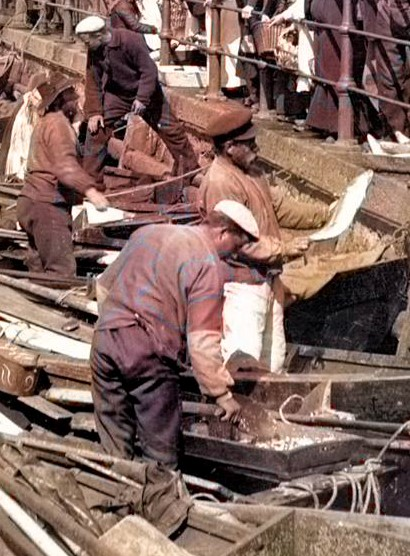
#> input picture H_Neural_Networks/assets/harbour.jpg, 410 x 556 px
$ jupyter execute Convolutions.ipynb
#> lines starting #> are read from the running program, lines starting #| are printed output that depends on the picture
[cell 1]
import numpy as np
from scipy import signal
from scipy import misc
from PIL import Image
from pathlib import Path
from matplotlib import pyplot as plt

[cell 2]
cd = Path.cwd()
fn = cd / "assets" / "harbour.jpg"
if fn.exists(): print(f'File {fn} located.')

ascent = np.array(Image.open(fn).convert('LA'))[:,:,0]
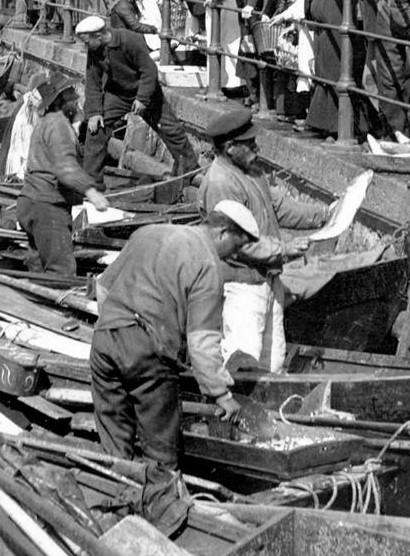
#> ascent: shape (556, 410); min 0, max 255, mean 110.4

scharr = np.array([[ -3-3j, 0-10j,  +3 -3j],
                   [-10+0j, 0+ 0j, +10 +0j],
                   [ -3+3j, 0+10j,  +3 +3j]]) # Gx + j*Gy
grad = signal.convolve2d(ascent, scharr, boundary='symm', mode='same')

[cell 3]
import matplotlib.pyplot as plt
fig, (ax_orig, ax_mag, ax_ang) = plt.subplots(3, 1, figsize=(6, 15))
ax_orig.imshow(ascent, cmap='gray')
ax_orig.set_title('Original')
ax_orig.set_axis_off()
ax_mag.imshow(np.absolute(grad), cmap='gray')
ax_mag.set_title('Gradient magnitude')
ax_mag.set_axis_off()
ax_ang.imshow(np.angle(grad), cmap='hsv') # hsv is cyclic, like angles
ax_ang.set_title('Gradient orientation')
ax_ang.set_axis_off()
fig.show()
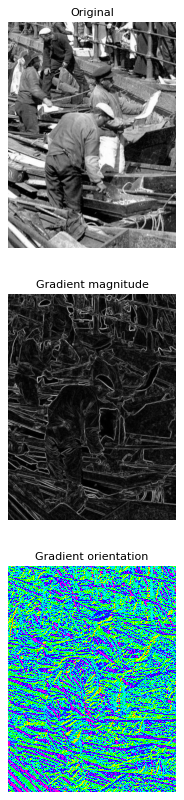
#> figure drawn by matplotlib, 3 panels

$ run again, with H_Neural_Networks/assets/iris_three_species.jpg copied over H_Neural_Networks/assets/harbour.jpg
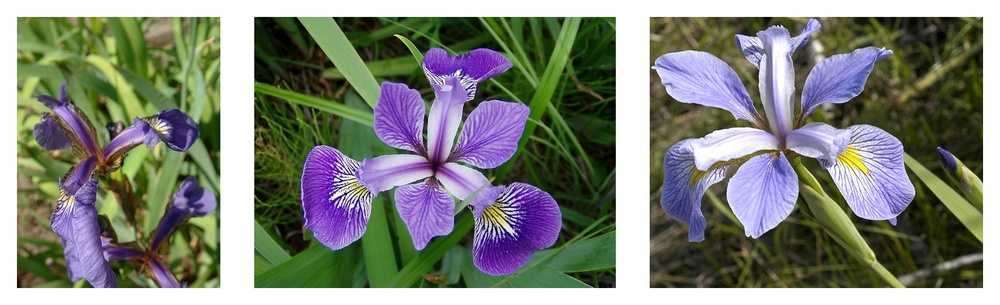
#> input picture H_Neural_Networks/assets/iris_three_species.jpg, 1000 x 305 px, shrunk from 1770 x 540 before the run
#> `ascent = np.array(Image.open(fn).convert('LA'))[:,:,0]`:
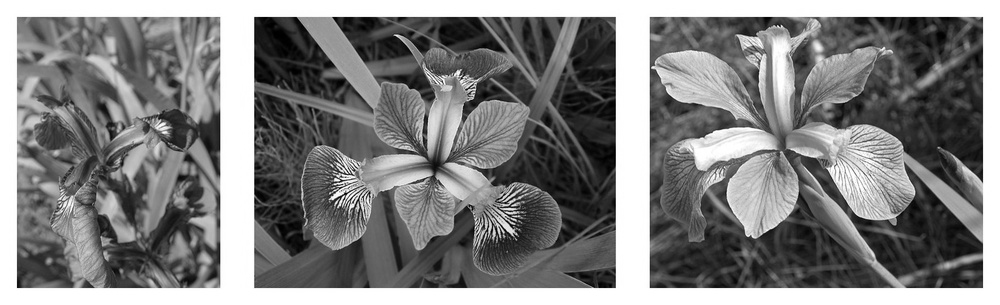
#> ascent: shape (305, 1000); min 0, max 255, mean 128.4
#> `fig.show()`:
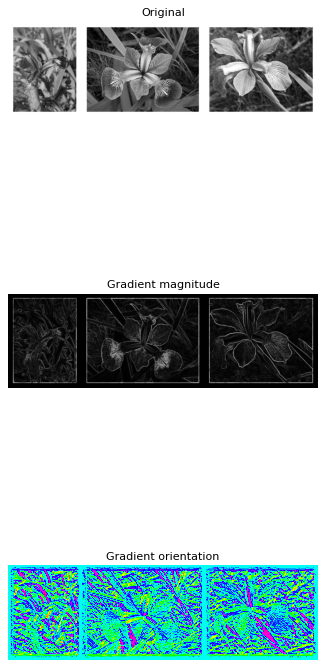
#> figure drawn by matplotlib, 3 panels
